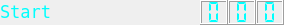
     <widget class="QWidget" name="widget_2" native="true">
      <property name="maximumSize">
       <size>
        <width>16777215</width>
        <height>25</height>
       </size>
      </property>
      <layout class="QHBoxLayout" name="horizontalLayout_2">
       <property name="spacing">
        <number>0</number>
       </property>
       <property name="leftMargin">
        <number>0</number>
       </property>
       <property name="topMargin">
        <number>0</number>
       </property>
       <property name="rightMargin">
        <number>0</number>
       </property>
       <property name="bottomMargin">
        <number>0</number>
       </property>
       <item>
        <layout class="QHBoxLayout" name="horizontalLayout">
         <property name="spacing">
          <number>0</number>
         </property>
         <item>
          <widget class="QLabel" name="label_lab_time">
           <property name="minimumSize">
            <size>
             <width>200</width>
             <height>25</height>
            </size>
           </property>
           <property name="maximumSize">
            <size>
             <width>16777215</width>
             <height>25</height>
            </size>
           </property>
           <property name="palette">
            <palette>
             <active>
              <colorrole role="WindowText">
               <brush brushstyle="SolidPattern">
                <color alpha="255">
                 <red>0</red>
                 <green>255</green>
                 <blue>254</blue>
                </color>
               </brush>
              </colorrole>
              <colorrole role="Text">
               <brush brushstyle="SolidPattern">
                <color alpha="255">
                 <red>0</red>
                 <green>255</green>
                 <blue>254</blue>
                </color>
               </brush>
              </colorrole>
              <colorrole role="PlaceholderText">
               <brush brushstyle="NoBrush">
                <color alpha="128">
                 <red>0</red>
                 <green>255</green>
                 <blue>254</blue>
                </color>
               </brush>
              </colorrole>
             </active>
             <inactive>
              <colorrole role="WindowText">
               <brush brushstyle="SolidPattern">
                <color alpha="255">
                 <red>0</red>
                 <green>255</green>
                 <blue>254</blue>
                </color>
               </brush>
              </colorrole>
              <colorrole role="Text">
               <brush brushstyle="SolidPattern">
                <color alpha="255">
                 <red>0</red>
                 <green>255</green>
                 <blue>254</blue>
                </color>
               </brush>
              </colorrole>
              <colorrole role="PlaceholderText">
               <brush brushstyle="NoBrush">
                <color alpha="128">
                 <red>0</red>
                 <green>255</green>
                 <blue>254</blue>
                </color>
               </brush>
              </colorrole>
             </inactive>
             <disabled>
              <colorrole role="WindowText">
               <brush brushstyle="SolidPattern">
                <color alpha="255">
                 <red>136</red>
                 <green>138</green>
                 <blue>133</blue>
                </color>
               </brush>
              </colorrole>
              <colorrole role="Text">
               <brush brushstyle="SolidPattern">
                <color alpha="255">
                 <red>136</red>
                 <green>138</green>
                 <blue>133</blue>
                </color>
               </brush>
              </colorrole>
              <colorrole role="PlaceholderText">
               <brush brushstyle="NoBrush">
                <color alpha="128">
                 <red>0</red>
                 <green>255</green>
                 <blue>254</blue>
                </color>
               </brush>
              </colorrole>
             </disabled>
            </palette>
           </property>
           <property name="font">
            <font>
             <family>Bitstream Vera Sans Mono</family>
             <pointsize>13</pointsize>
             <weight>50</weight>
             <bold>false</bold>
            </font>
           </property>
           <property name="text">
            <string>Start</string>
           </property>
           <property name="alignment">
            <set>Qt::AlignLeading|Qt::AlignLeft|Qt::AlignVCenter</set>
           </property>
          </widget>
         </item>
         <item>
          <widget class="QLCDNumber" name="lcd_lab_lab">
           <property name="minimumSize">
            <size>
             <width>0</width>
             <height>0</height>
            </size>
           </property>
           <property name="maximumSize">
            <size>
             <width>16777215</width>
             <height>25</height>
            </size>
           </property>
           <property name="palette">
            <palette>
             <active>
              <colorrole role="WindowText">
               <brush brushstyle="SolidPattern">
                <color alpha="255">
                 <red>0</red>
                 <green>255</green>
                 <blue>254</blue>
                </color>
               </brush>
              </colorrole>
              <colorrole role="Text">
               <brush brushstyle="SolidPattern">
                <color alpha="255">
                 <red>0</red>
                 <green>255</green>
                 <blue>254</blue>
                </color>
               </brush>
              </colorrole>
              <colorrole role="BrightText">
               <brush brushstyle="SolidPattern">
                <color alpha="255">
                 <red>255</red>
                 <green>255</green>
                 <blue>255</blue>
                </color>
               </brush>
              </colorrole>
              <colorrole role="ButtonText">
               <brush brushstyle="SolidPattern">
                <color alpha="255">
                 <red>255</red>
                 <green>255</green>
                 <blue>255</blue>
                </color>
               </brush>
              </colorrole>
              <colorrole role="Shadow">
               <brush brushstyle="SolidPattern">
                <color alpha="255">
                 <red>0</red>
                 <green>255</green>
                 <blue>254</blue>
                </color>
               </brush>
              </colorrole>
              <colorrole role="PlaceholderText">
               <brush brushstyle="NoBrush">
                <color alpha="128">
                 <red>0</red>
                 <green>255</green>
                 <blue>254</blue>
                </color>
               </brush>
              </colorrole>
             </active>
             <inactive>
              <colorrole role="WindowText">
               <brush brushstyle="SolidPattern">
                <color alpha="255">
                 <red>0</red>
                 <green>255</green>
                 <blue>254</blue>
                </color>
               </brush>
              </colorrole>
              <colorrole role="Text">
               <brush brushstyle="SolidPattern">
                <color alpha="255">
                 <red>0</red>
                 <green>255</green>
                 <blue>254</blue>
                </color>
               </brush>
              </colorrole>
              <colorrole role="BrightText">
               <brush brushstyle="SolidPattern">
                <color alpha="255">
                 <red>255</red>
                 <green>255</green>
                 <blue>255</blue>
                </color>
               </brush>
              </colorrole>
              <colorrole role="ButtonText">
               <brush brushstyle="SolidPattern">
                <color alpha="255">
                 <red>255</red>
                 <green>255</green>
                 <blue>255</blue>
                </color>
               </brush>
              </colorrole>
              <colorrole role="Shadow">
               <brush brushstyle="SolidPattern">
                <color alpha="255">
                 <red>0</red>
                 <green>0</green>
                 <blue>0</blue>
                </color>
               </brush>
              </colorrole>
              <colorrole role="PlaceholderText">
               <brush brushstyle="NoBrush">
                <color alpha="128">
                 <red>0</red>
                 <green>255</green>
                 <blue>254</blue>
                </color>
               </brush>
              </colorrole>
             </inactive>
             <disabled>
              <colorrole role="WindowText">
               <brush brushstyle="SolidPattern">
                <color alpha="255">
                 <red>0</red>
                 <green>74</green>
                 <blue>106</blue>
                </color>
               </brush>
              </colorrole>
              <colorrole role="Text">
               <brush brushstyle="SolidPattern">
                <color alpha="255">
                 <red>0</red>
                 <green>74</green>
                 <blue>106</blue>
                </color>
               </brush>
              </colorrole>
              <colorrole role="BrightText">
               <brush brushstyle="SolidPattern">
                <color alpha="255">
                 <red>0</red>
                 <green>74</green>
                 <blue>106</blue>
                </color>
               </brush>
              </colorrole>
              <colorrole role="ButtonText">
               <brush brushstyle="SolidPattern">
                <color alpha="255">
                 <red>0</red>
                 <green>74</green>
                 <blue>106</blue>
                </color>
               </brush>
              </colorrole>
              <colorrole role="Shadow">
               <brush brushstyle="SolidPattern">
                <color alpha="255">
                 <red>0</red>
                 <green>0</green>
                 <blue>0</blue>
                </color>
               </brush>
              </colorrole>
              <colorrole role="PlaceholderText">
               <brush brushstyle="NoBrush">
                <color alpha="128">
                 <red>0</red>
                 <green>255</green>
                 <blue>254</blue>
                </color>
               </brush>
              </colorrole>
             </disabled>
            </palette>
           </property>
           <property name="digitCount">
            <number>1</number>
           </property>
           <property name="segmentStyle">
            <enum>QLCDNumber::Flat</enum>
           </property>
          </widget>
         </item>
         <item>
          <widget class="QLCDNumber" name="lcd_lab_time">
           <property name="minimumSize">
            <size>
             <width>0</width>
             <height>0</height>
            </size>
           </property>
           <property name="maximumSize">
            <size>
             <width>16777215</width>
             <height>25</height>
            </size>
           </property>
           <property name="palette">
            <palette>
             <active>
              <colorrole role="WindowText">
               <brush brushstyle="SolidPattern">
                <color alpha="255">
                 <red>0</red>
                 <green>255</green>
                 <blue>254</blue>
                </color>
               </brush>
              </colorrole>
              <colorrole role="Text">
               <brush brushstyle="SolidPattern">
                <color alpha="255">
                 <red>0</red>
                 <green>255</green>
                 <blue>254</blue>
                </color>
               </brush>
              </colorrole>
              <colorrole role="BrightText">
               <brush brushstyle="SolidPattern">
                <color alpha="255">
                 <red>255</red>
                 <green>255</green>
                 <blue>255</blue>
                </color>
               </brush>
              </colorrole>
              <colorrole role="ButtonText">
               <brush brushstyle="SolidPattern">
                <color alpha="255">
                 <red>255</red>
                 <green>255</green>
                 <blue>255</blue>
                </color>
               </brush>
              </colorrole>
              <colorrole role="Shadow">
               <brush brushstyle="SolidPattern">
                <color alpha="255">
                 <red>0</red>
                 <green>255</green>
                 <blue>254</blue>
                </color>
               </brush>
              </colorrole>
              <colorrole role="PlaceholderText">
               <brush brushstyle="NoBrush">
                <color alpha="128">
                 <red>0</red>
                 <green>255</green>
                 <blue>254</blue>
                </color>
               </brush>
              </colorrole>
             </active>
             <inactive>
              <colorrole role="WindowText">
               <brush brushstyle="SolidPattern">
                <color alpha="255">
                 <red>0</red>
                 <green>255</green>
                 <blue>254</blue>
                </color>
               </brush>
              </colorrole>
              <colorrole role="Text">
               <brush brushstyle="SolidPattern">
                <color alpha="255">
                 <red>0</red>
                 <green>255</green>
                 <blue>254</blue>
                </color>
               </brush>
              </colorrole>
              <colorrole role="BrightText">
               <brush brushstyle="SolidPattern">
                <color alpha="255">
                 <red>255</red>
                 <green>255</green>
                 <blue>255</blue>
                </color>
               </brush>
              </colorrole>
              <colorrole role="ButtonText">
               <brush brushstyle="SolidPattern">
                <color alpha="255">
                 <red>255</red>
                 <green>255</green>
                 <blue>255</blue>
                </color>
               </brush>
              </colorrole>
              <colorrole role="Shadow">
               <brush brushstyle="SolidPattern">
                <color alpha="255">
                 <red>0</red>
                 <green>0</green>
                 <blue>0</blue>
                </color>
               </brush>
              </colorrole>
              <colorrole role="PlaceholderText">
               <brush brushstyle="NoBrush">
                <color alpha="128">
                 <red>0</red>
                 <green>255</green>
                 <blue>254</blue>
                </color>
               </brush>
              </colorrole>
             </inactive>
             <disabled>
              <colorrole role="WindowText">
               <brush brushstyle="SolidPattern">
                <color alpha="255">
                 <red>0</red>
                 <green>74</green>
                 <blue>106</blue>
                </color>
               </brush>
              </colorrole>
              <colorrole role="Text">
               <brush brushstyle="SolidPattern">
                <color alpha="255">
                 <red>0</red>
                 <green>74</green>
                 <blue>106</blue>
                </color>
               </brush>
              </colorrole>
              <colorrole role="BrightText">
               <brush brushstyle="SolidPattern">
                <color alpha="255">
                 <red>0</red>
                 <green>74</green>
                 <blue>106</blue>
                </color>
               </brush>
              </colorrole>
              <colorrole role="ButtonText">
               <brush brushstyle="SolidPattern">
                <color alpha="255">
                 <red>0</red>
                 <green>74</green>
                 <blue>106</blue>
                </color>
               </brush>
              </colorrole>
              <colorrole role="Shadow">
               <brush brushstyle="SolidPattern">
                <color alpha="255">
                 <red>0</red>
                 <green>0</green>
                 <blue>0</blue>
                </color>
               </brush>
              </colorrole>
              <colorrole role="PlaceholderText">
               <brush brushstyle="NoBrush">
                <color alpha="128">
                 <red>0</red>
                 <green>255</green>
                 <blue>254</blue>
                </color>
               </brush>
              </colorrole>
             </disabled>
            </palette>
           </property>
           <property name="digitCount">
            <number>1</number>
           </property>
           <property name="segmentStyle">
            <enum>QLCDNumber::Flat</enum>
           </property>
          </widget>
         </item>
         <item>
          <widget class="QLCDNumber" name="lcd_lab_unix">
           <property name="minimumSize">
            <size>
             <width>0</width>
             <height>0</height>
            </size>
           </property>
           <property name="maximumSize">
            <size>
             <width>16777215</width>
             <height>25</height>
            </size>
           </property>
           <property name="palette">
            <palette>
             <active>
              <colorrole role="WindowText">
               <brush brushstyle="SolidPattern">
                <color alpha="255">
                 <red>0</red>
                 <green>255</green>
                 <blue>254</blue>
                </color>
               </brush>
              </colorrole>
              <colorrole role="Text">
               <brush brushstyle="SolidPattern">
                <color alpha="255">
                 <red>0</red>
                 <green>255</green>
                 <blue>254</blue>
                </color>
               </brush>
              </colorrole>
              <colorrole role="BrightText">
               <brush brushstyle="SolidPattern">
                <color alpha="255">
                 <red>255</red>
                 <green>255</green>
                 <blue>255</blue>
                </color>
               </brush>
              </colorrole>
              <colorrole role="ButtonText">
               <brush brushstyle="SolidPattern">
                <color alpha="255">
                 <red>255</red>
                 <green>255</green>
                 <blue>255</blue>
                </color>
               </brush>
              </colorrole>
              <colorrole role="Shadow">
               <brush brushstyle="SolidPattern">
                <color alpha="255">
                 <red>0</red>
                 <green>255</green>
                 <blue>254</blue>
                </color>
               </brush>
              </colorrole>
              <colorrole role="PlaceholderText">
               <brush brushstyle="NoBrush">
                <color alpha="128">
                 <red>0</red>
                 <green>255</green>
                 <blue>254</blue>
                </color>
               </brush>
              </colorrole>
             </active>
             <inactive>
              <colorrole role="WindowText">
               <brush brushstyle="SolidPattern">
                <color alpha="255">
                 <red>0</red>
                 <green>255</green>
                 <blue>254</blue>
                </color>
               </brush>
              </colorrole>
              <colorrole role="Text">
               <brush brushstyle="SolidPattern">
                <color alpha="255">
                 <red>0</red>
                 <green>255</green>
                 <blue>254</blue>
                </color>
               </brush>
              </colorrole>
              <colorrole role="BrightText">
               <brush brushstyle="SolidPattern">
                <color alpha="255">
                 <red>255</red>
                 <green>255</green>
                 <blue>255</blue>
                </color>
               </brush>
              </colorrole>
              <colorrole role="ButtonText">
               <brush brushstyle="SolidPattern">
                <color alpha="255">
                 <red>255</red>
                 <green>255</green>
                 <blue>255</blue>
                </color>
               </brush>
              </colorrole>
              <colorrole role="Shadow">
               <brush brushstyle="SolidPattern">
                <color alpha="255">
                 <red>0</red>
                 <green>0</green>
                 <blue>0</blue>
                </color>
               </brush>
              </colorrole>
              <colorrole role="PlaceholderText">
               <brush brushstyle="NoBrush">
                <color alpha="128">
                 <red>0</red>
                 <green>255</green>
                 <blue>254</blue>
                </color>
               </brush>
              </colorrole>
             </inactive>
             <disabled>
              <colorrole role="WindowText">
               <brush brushstyle="SolidPattern">
                <color alpha="255">
                 <red>0</red>
                 <green>74</green>
                 <blue>106</blue>
                </color>
               </brush>
              </colorrole>
              <colorrole role="Text">
               <brush brushstyle="SolidPattern">
                <color alpha="255">
                 <red>0</red>
                 <green>74</green>
                 <blue>106</blue>
                </color>
               </brush>
              </colorrole>
              <colorrole role="BrightText">
               <brush brushstyle="SolidPattern">
                <color alpha="255">
                 <red>0</red>
                 <green>74</green>
                 <blue>106</blue>
                </color>
               </brush>
              </colorrole>
              <colorrole role="ButtonText">
               <brush brushstyle="SolidPattern">
                <color alpha="255">
                 <red>0</red>
                 <green>74</green>
                 <blue>106</blue>
                </color>
               </brush>
              </colorrole>
              <colorrole role="Shadow">
               <brush brushstyle="SolidPattern">
                <color alpha="255">
                 <red>0</red>
                 <green>0</green>
                 <blue>0</blue>
                </color>
               </brush>
              </colorrole>
              <colorrole role="PlaceholderText">
               <brush brushstyle="NoBrush">
                <color alpha="128">
                 <red>0</red>
                 <green>255</green>
                 <blue>254</blue>
                </color>
               </brush>
              </colorrole>
             </disabled>
            </palette>
           </property>
           <property name="digitCount">
            <number>1</number>
           </property>
           <property name="segmentStyle">
            <enum>QLCDNumber::Flat</enum>
           </property>
          </widget>
         </item>
        </layout>
       </item>
      </layout>
     </widget>
